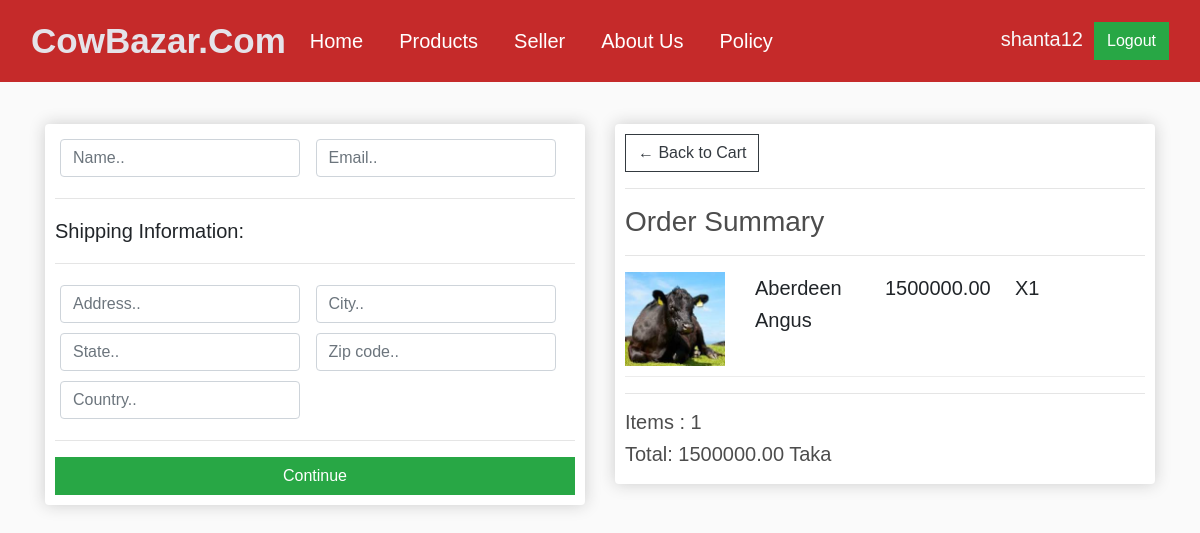
The app's page /checkout/ (signed in), older data.
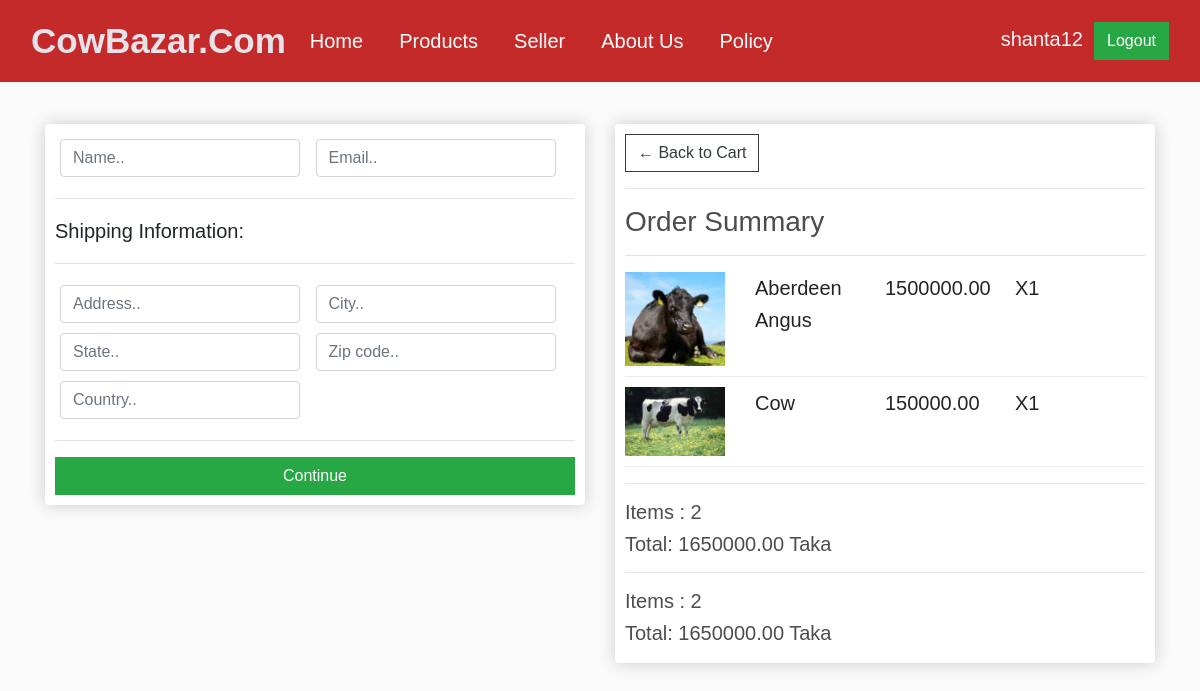
The same page, newer data.
### home/models.py (models this page shows, shortened)
class Animal(models.Model):
    user = models.ForeignKey(User, on_delete=models.SET_NULL, null=True, blank=True)
    Animal_name = models.CharField(max_length=100)
    Animal_Weight = models.DecimalField(max_digits=10, decimal_places=2)
    Animal_Prize = models.DecimalField(max_digits=10, decimal_places=2)
    Animal_Farm = models.CharField(max_length=100, default='Unknown')
    Animal_color = models.CharField(max_length=100, default='Unknown')
    Animal_description = models.TextField()
    Animal_image = models.ImageField(upload_to='animal_images', default='')
    quantity = models.PositiveIntegerField(default=1)

### home/views.py (the view)
# urls.py: path('checkout/', views.checkout, name='checkout'),
def checkout(request):
    try:
        customer = request.user.customer
    except Customer.DoesNotExist:
        customer = None
    animals = Animal.objects.all()
    total_price = sum(animal.Animal_Prize for animal in animals)
    return render(request, 'checkout.html', {'customer': customer, 'animals': animals, 'total_price': total_price})

### home/templates/Checkout.html (shortened to what this page needs)
{% extends "base.html" %} {% load static %} {% block start %}
<div class="row">
    <div class="col-lg-6">
        <div class="box-element" id="form-wrapper">
            <form id="form">
                <div id="user-info">
                    <div class="form-field">
                        <input required class="form-control" type="text" name="name" placeholder="Name.." />
                    </div>
                    <div class="form-field">
                        <input required class="form-control" type="email" name="email" placeholder="Email.." />
                    </div>
                </div>
                <div id="shipping-info">
                    <hr />
                    <p>Shipping Information:</p>
                    <hr />
                    <div class="form-field">
                        <input class="form-control" type="text" name="address" placeholder="Address.." />
                    </div>
                    <div class="form-field">
                        <input class="form-control" type="text" name="city" placeholder="City.." />
                    </div>
                    <div class="form-field">
                        <input class="form-control" type="text" name="state" placeholder="State.." />
                    </div>
                    <div class="form-field">
                        <input class="form-control" type="text" name="zipcode" placeholder="Zip code.." />
                    </div>
                    <div class="form-field">
                        <input class="form-control" type="text" name="country" placeholder="Country.." />
                    </div>
                </div>
                <hr />
                <input id="form-button" class="btn btn-success btn-block" type="submit" value="Continue" />
            </form>
        </div>
        <br />
    </div>
    <div class="col-lg-6">
        <div class="box-element">
            <a class="btn btn-outline-dark" href="{% url 'cart' %}">&#x2190; Back to Cart</a>
            <hr />
            <h3>Order Summary</h3>
            <hr />
            {% for animal in animals %}
            <div class="cart-row">
                <div style="flex: 2">
                    <img class="row-image" src="{{ animal.Animal_image.url }}">
                </div>
                <div style="flex:2">{{ animal.Animal_name }}</div>
                <div style="flex: 2">{{ animal.Animal_Prize }} </div>
                <div style="flex: 2;">X{{ animal.quantity }}</div>
            </div>
            {% endfor %}
            <hr />
            <h5>Items : {{ animals|length }}</strong></h5>
            <h5>Total: {{ total_price }} Taka</h5>
        </div>
    </div>
</div>
{% endblock %}

Row changes from the older to the newer data that the page shows:
computed for Animal "Aberdeen Angus": animals "1" → "2"; Animal_Prize "1500000.00" → "1650000.00"
added Animal: Animal_image (picture), Animal_name "Cow", Animal_Prize "150000.00", quantity "1", animals "2", total_price "1650000.00"
